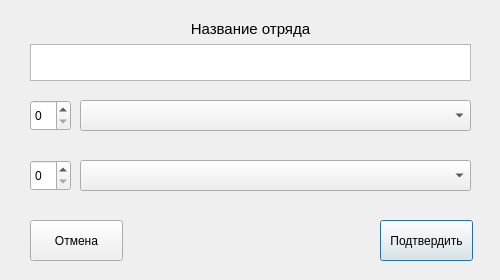
<?xml version="1.0" encoding="UTF-8"?>
<ui version="4.0">
 <class>FillSquad</class>
 <widget class="QDialog" name="FillSquad">
  <property name="windowModality">
   <enum>Qt::ApplicationModal</enum>
  </property>
  <property name="geometry">
   <rect>
    <x>0</x>
    <y>0</y>
    <width>500</width>
    <height>280</height>
   </rect>
  </property>
  <property name="windowTitle">
   <string>Настройка отряда</string>
  </property>
  <widget class="QWidget" name="verticalLayoutWidget">
   <property name="geometry">
    <rect>
     <x>30</x>
     <y>20</y>
     <width>441</width>
     <height>61</height>
    </rect>
   </property>
   <layout class="QVBoxLayout" name="verticalLayout">
    <item>
     <widget class="QLabel" name="label">
      <property name="text">
       <string>&lt;html&gt;&lt;head/&gt;&lt;body&gt;&lt;p align=&quot;center&quot;&gt;&lt;span style=&quot; font-size:11pt;&quot;&gt;Название отряда&lt;/span&gt;&lt;/p&gt;&lt;/body&gt;&lt;/html&gt;</string>
      </property>
     </widget>
    </item>
    <item>
     <widget class="QTextEdit" name="name_squad_edit"/>
    </item>
   </layout>
  </widget>
  <widget class="QSpinBox" name="spinBoxOne">
   <property name="geometry">
    <rect>
     <x>30</x>
     <y>100</y>
     <width>41</width>
     <height>31</height>
    </rect>
   </property>
  </widget>
  <widget class="QComboBox" name="UnitComboBox">
   <property name="geometry">
    <rect>
     <x>80</x>
     <y>100</y>
     <width>391</width>
     <height>31</height>
    </rect>
   </property>
  </widget>
  <widget class="QComboBox" name="UnitComboBox_2">
   <property name="geometry">
    <rect>
     <x>80</x>
     <y>160</y>
     <width>391</width>
     <height>31</height>
    </rect>
   </property>
  </widget>
  <widget class="QSpinBox" name="spinBoxTwo">
   <property name="geometry">
    <rect>
     <x>30</x>
     <y>160</y>
     <width>41</width>
     <height>31</height>
    </rect>
   </property>
  </widget>
  <widget class="QPushButton" name="acceptButton">
   <property name="geometry">
    <rect>
     <x>380</x>
     <y>220</y>
     <width>93</width>
     <height>41</height>
    </rect>
   </property>
   <property name="text">
    <string>Подтвердить</string>
   </property>
  </widget>
  <widget class="QPushButton" name="cancelButton">
   <property name="geometry">
    <rect>
     <x>30</x>
     <y>220</y>
     <width>93</width>
     <height>41</height>
    </rect>
   </property>
   <property name="text">
    <string>Отмена</string>
   </property>
  </widget>
 </widget>
 <resources/>
 <connections/>
</ui>
